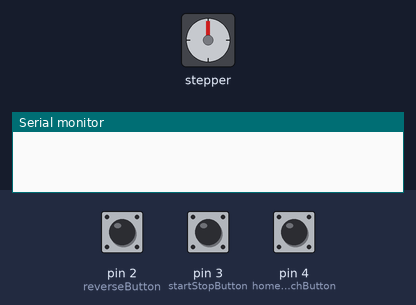
A sketch run on a simulated Arduino Uno, built with avr-gcc and run on an emulated ATmega328P. On the bench: stepper motor, the last lines printed to the serial monitor. The inputs (shaded band) are chosen by the test bench; at power-on: pin 3 (startStopButton) HIGH, pin 2 (reverseButton) HIGH, pin 4 (homeSwitchButton) HIGH. Stepper angles assume 3200 steps per turn.

Above: at 1.2 s.
1.3 s: pin 3 (startStopButton) pulled LOW for 0.15 s
At 1.75 s:
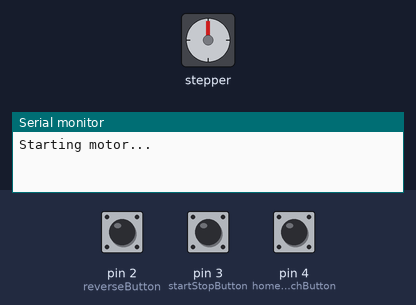
4.3 s: pin 3 (startStopButton) pulled LOW for 1 s
At 4.6 s:
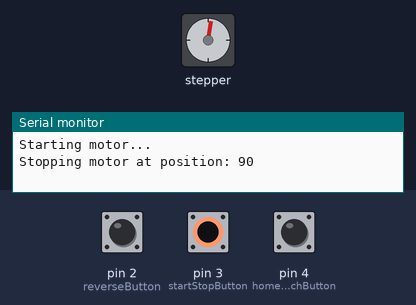
6.8 s: pin 2 (reverseButton) pulled LOW for 0.15 s
8.4 s: pin 3 (startStopButton) pulled LOW for 0.15 s
At 9.26 s:
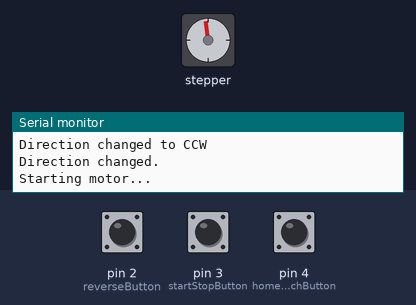
11.5 s: pin 4 (homeSwitchButton) pulled LOW for 0.15 s
Timing chart, 0 to 21.3 s (numbered marks = the images above; inputs shaded):
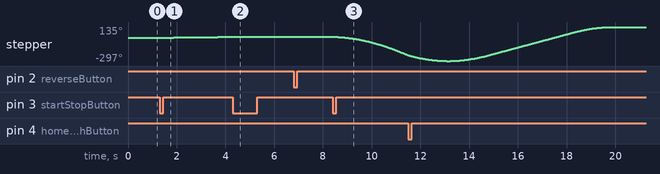

The sketch:

barndoor_A4988.ino
```cpp
#include <AccelStepper.h>

// Define the number of steps per revolution for your stepper motor
const int stepsPerRevolution = 3200 ;  // NEMA 17 has 200 steps per revolution

// Define the motor control pins for the A4988 driver
const int stepPin = 6;    // Step pin on A4988
const int dirPin = 5;     // Direction pin on A4988

// Define the start/stop button, reverse button, and home switch button
const int startStopButton = 3;       // Pin for start/stop button
const int reverseButton = 2;         // Pin for reverse button
const int homeSwitchButton = 4;      // Pin for home switch button

// Create an AccelStepper object
AccelStepper stepper(AccelStepper::DRIVER, stepPin, dirPin);

// Variables
bool lastButtonState = HIGH;
unsigned long lastButtonChangeTime = 0;
const unsigned long buttonDelay = 250;  // Delay in milliseconds
bool reverseButtonState = HIGH;
bool lastReverseButtonState = HIGH;
unsigned long lastReverseButtonChangeTime = 0;
const unsigned long reverseButtonDelay = 250;  // Delay in milliseconds

bool homeSwitchState = HIGH;
bool lastHomeSwitchState = HIGH;
unsigned long lastHomeSwitchChangeTime = 0;
const unsigned long homeSwitchDelay = 250;  // Delay in milliseconds

bool motorRunning = false;
bool lastDirection = true;  // true: CW, false: CCW

long lastRevolutionCount = 0;

// Speed control variables (adjust as needed)
// float motorSpeedCW = 15.0;  // Default CW speed: 15 RPM
float motorSpeedCW = 0.562;  // Eclipse CW speed: 0.562 RPM, Camas CW speed: 0.573 RPM
float motorSpeedCCW = 60.0; // Default CCW speed: 10 RPM

void setup() {
  // Set up button pins as inputs with pull-up resistors
  pinMode(startStopButton, INPUT_PULLUP);
  pinMode(reverseButton, INPUT_PULLUP);
  pinMode(homeSwitchButton, INPUT_PULLUP);

  // Set up the AccelStepper library
  stepper.setMaxSpeed(motorSpeedCW * stepsPerRevolution / 60.0);  // Set the initial speed to CW speed
  stepper.setAcceleration(500.0);  // Set your desired acceleration in steps per second^2

  // Initialize serial communication
  Serial.begin(9600);
}

void loop() {
  // Check start/stop button
  int buttonState = digitalRead(startStopButton);
  if (buttonState == LOW && lastButtonState == HIGH && millis() - lastButtonChangeTime > buttonDelay) {
    if (!motorRunning) {
      // Start the motor
      startMotor();
    } else {
      // Stop the motor
      stopMotor();
    }
    lastButtonChangeTime = millis();
  }

  // Check reverse button
  reverseButtonState = digitalRead(reverseButton);
  if (reverseButtonState == LOW && lastReverseButtonState == HIGH && millis() - lastReverseButtonChangeTime > reverseButtonDelay) {
    // Toggle direction if the motor is not running
    if (!motorRunning) {
      toggleDirection();
      Serial.println("Direction changed.");
    }
    lastReverseButtonChangeTime = millis();
  }

  // Check home switch button
  homeSwitchState = digitalRead(homeSwitchButton);
  if (homeSwitchState == LOW && lastHomeSwitchState == HIGH && millis() - lastHomeSwitchChangeTime > homeSwitchDelay) {
    // Stop the motor and reset step count to 0 if running in CCW direction
    if (motorRunning && !lastDirection) {
      homingProcedure();
      Serial.println("Home Switch Pressed. Motor stopped, step count reset, and direction set to CCW.");
    }
    lastHomeSwitchChangeTime = millis();
  }

  // Update the stepper motor
  stepper.run();

  // Update the revolution count
  if (motorRunning) {
    long currentRevolutionCount = stepper.currentPosition() / stepsPerRevolution;
    if (currentRevolutionCount != lastRevolutionCount) {
      Serial.print("Revolution Count: ");
      Serial.println(currentRevolutionCount);
      lastRevolutionCount = currentRevolutionCount;
    }
  }

  // Update the last button states
  lastButtonState = buttonState;
  lastReverseButtonState = reverseButtonState;
  lastHomeSwitchState = homeSwitchState;
}

void startMotor() {
  Serial.println("Starting motor...");

  // Set the motor direction
  stepper.setSpeed(lastDirection ? motorSpeedCW : -motorSpeedCCW);  // Set speed based on the motorSpeed variables
  stepper.move(lastDirection ? INFINITY : -INFINITY);  // Continuous rotation in the selected direction
  motorRunning = true;
}

void stopMotor() {
  Serial.print("Stopping motor at position: ");
  Serial.println(stepper.currentPosition());
  stepper.stop();
  motorRunning = false;
  lastRevolutionCount = 0;  // Reset revolution count
}

void toggleDirection() {
  lastDirection = !lastDirection;
  if (lastDirection) {
    Serial.println("Direction changed to CW");
    stepper.setMaxSpeed(motorSpeedCW * stepsPerRevolution / 60.0);
  } else {
    Serial.println("Direction changed to CCW");
    stepper.setMaxSpeed(motorSpeedCCW * stepsPerRevolution / 60.0);
  }
}

void homingProcedure() {
  Serial.println("Homing Procedure...");

  // Move CW for 1 revolution at the CW speed
  stepper.setMaxSpeed(15.0 * stepsPerRevolution / 60.0);
  stepper.move(stepsPerRevolution);  // Move for 1 revolution in the CW direction
  stepper.runToPosition();  // Wait for the homing procedure to complete

  // Reset step count to 0
  stepper.setCurrentPosition(0);

  // Set direction to CW
  lastDirection = true;

  Serial.print("Current motor at position: ");
  Serial.println(stepper.currentPosition());
  stepper.setMaxSpeed(motorSpeedCW * stepsPerRevolution / 60.0);  // reset the speed to CW speed
}
```

Measured:
- after the input at 1.3 s, stepper: keeps turning clockwise at about 4°/s, starting after 0.27 s
- after the input at 4.3 s, stepper: stops changing and stays 10°
- after the input at 8.4 s, stepper: keeps turning counter-clockwise at about 77°/s, starting after 0.05 s
